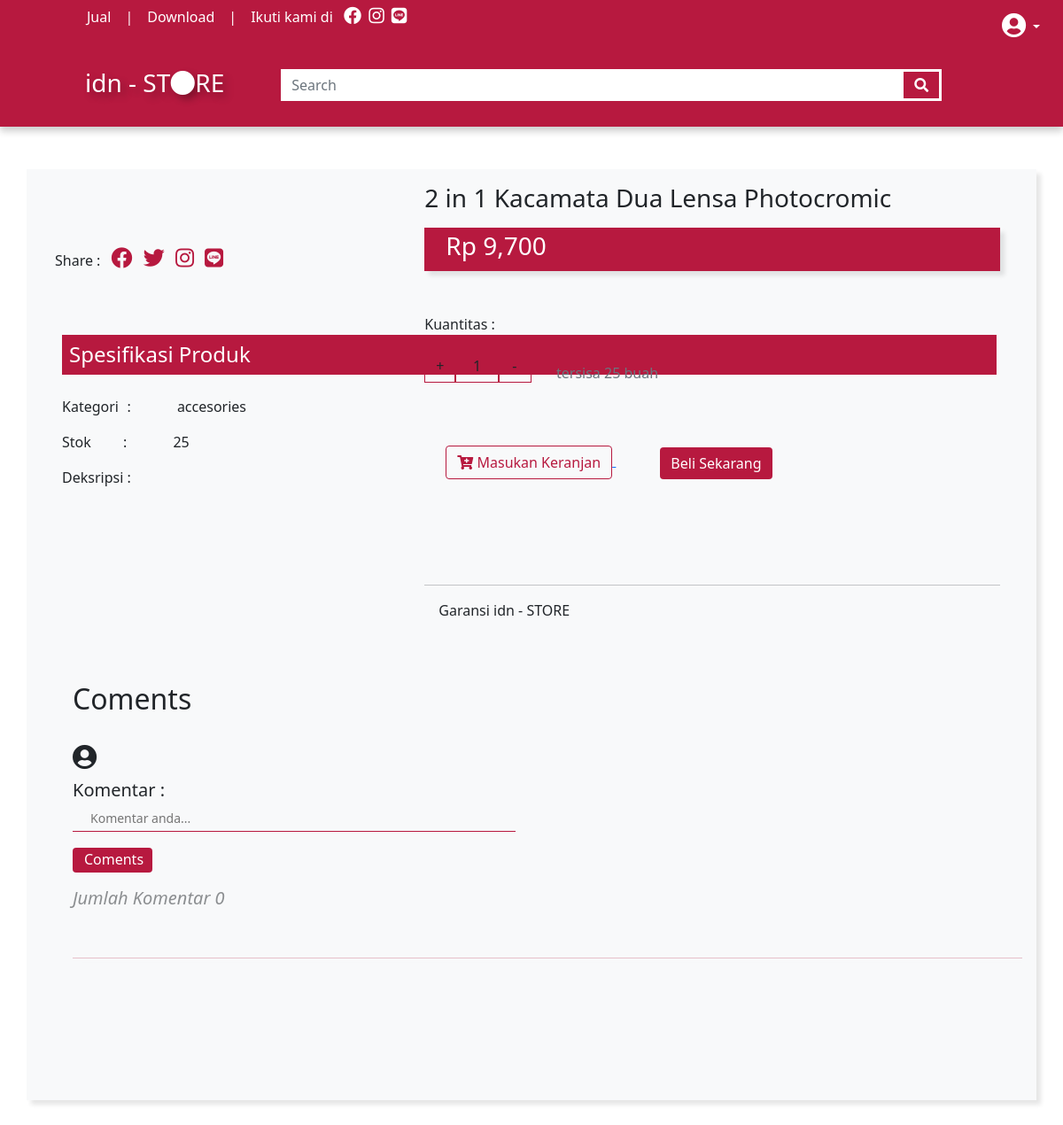
Screenshot of /detail.php?id=1 with the database file from the repository.
### tables this page shows
CREATE TABLE `produk` (
  `id` int(11) NOT NULL,
  `nama_produk` varchar(255) NOT NULL,
  `kategori` varchar(100) NOT NULL,
  `harga` int(100) NOT NULL,
  `stok` int(100) NOT NULL,
  `gambar` varchar(255) NOT NULL,
  `detail` text NOT NULL
);

### detail.php (the view, shortened to what this page needs)
<?php
require "koneksi.php";
if (isset($_GET["id"])) {
    $id = $_GET["id"];
    $querry = mysqli_query($conn, "SELECT * FROM produk WHERE id='$id'");
    $pecah = mysqli_fetch_assoc($querry);
}
if (isset($_GET["id"])) {
    $idb = $_GET["id"];
}
$jkt = mysqli_query($conn, "SELECT * FROM coments WHERE id_barang = '$idb'");
$jumlah = mysqli_num_rows($jkt);
?>
<!DOCTYPE html>
<html lang="en">
<head>
    <link href="https://cdn.jsdelivr.net/npm/bootstrap@5.0.0-beta2/dist/css/bootstrap.min.css" rel="stylesheet">
    <link rel="stylesheet" href="https://pro.fontawesome.com/releases/v5.10.0/css/all.css" />
    <link rel="stylesheet" href="style/style.css">
</head>
<body>
    <nav class="navbar navbar-expand-lg navbar-light bg-primary">
        <div class="sm pt-1">
            <ul class="navbar-nav">
                <li class="nav-item">
                    <a class="nav-link" href="#">Jual</a>
                </li>
                <li class="nav-item">
                    <a class="nav-link" href="#">|</a>
                </li>
                <li class="nav-item">
                    <a class="nav-link" href="#">Download</a>
                </li>
                <li class="nav-item">
                    <a class="nav-link" href="#">|</a>
                </li>
                <li class="nav-item">
                    <a class="nav-link" href="#">Ikuti kami di
                        <i class="fab fa-facebook ms-2 me-1 fs-5"></i>
                        <i class="fab fa-instagram me-1 fs-5"></i>
                        <i class="fab fa-line fs-5"></i>
                    </a>
                </li>
            </ul>
        </div>
        <div class="container-fluid ps-5 pt-5 pb-3" id="nav">
            <a class="navbar-brand ps-5 fs-3 pt-3" href="index.php">idn - ST<i class="fa fa-circle"></i>RE</a>
            <div class="collapse navbar-collapse" id="navbarNav">
                <form method="post" action="cari.php" class="d-flex ms-5 pt-3">
                    <input class="form-control" name="keyword" type="search" placeholder="Search" aria-label="Search">
                    <button class="btn fa fa-search" name="cari" type="submit"></button>
                </form>
                <div class="dropdown">
                    <button style="text-transform: capitalize;" class="btn text-white dropdown-toggle" type="button" id="dropdownMenuButton1" data-bs-toggle="dropdown" aria-expanded="false">
                        <?= $_SESSION["username"] ?> &emsp14;&emsp14;<i class="fa fa-user-circle fs-3" style="position: relative; top: 3px;"></i>
                    </button>
                </div>
            </div>
        </div>
    </nav>
    <section id="detail">
        <div class="container bg-light p-3 mt-5 mb-5">
            <div class="row">
                <div class="col-md-4 me-2">
                    <div class="shre mt-5 ps-3" style="color: #b7193f;">
                        <span class="text-dark">Share :</span>
                        <i class="fab fa-facebook ps-2 fs-4"></i>
                        <i class="fab fa-twitter ps-2 fs-4"></i>
                        <i class="fab fa-instagram ps-2 fs-4"></i>
                        <i class="fab fa-line ps-2 fs-4"></i>
                    </div>
                    <div class="detil pt-5 ps-4 text-jusify text-dark" style="width: 430px;">
                        <h4 class="p-2 mt-4 text-white" style="width: 1055px; background-color: #b7193f;">Spesifikasi Produk</h4>
                        <p class="mt-4">Kategori &emsp13;:
                            <span class="ps-5"><?= $pecah["kategori"] ?></span>
                        </p>
                        <p>Stok &emsp13;&emsp13;&emsp13;&emsp13;&emsp13;&emsp13;:
                            <span class="ms-4 ps-4"><?= $pecah["stok"] ?></span>
                        </p>
                        <p>Deksripsi :</p>
                    </div>
                </div>
                <div class="col-md-6 ms-5 text-dark">
                    <h3><?= $pecah["nama_produk"] ?></h3>
                    <div class="container-fluid p-1 ps-4 mt-3 mb-3 text-white">
                        <h3>Rp <?= number_format($pecah["harga"]) ?></h3>
                    </div>
                    <div class="qty mt-5">
                        <p>Kuantitas :</p>
                        <button class="btn border-dark bdr-nn">+</button>
                        <span class="btn border-dark bdr-nn" style="width: 50px; margin-left: -5px;">1</span>
                        <button class="btn border-dark bdr-nn" style="width: 38px; margin-left: -6px;">-</button>
                        <span class="ms-4 text-secondary" style="position: relative; top: 10px;">tersisa <?= $pecah["stok"] ?> buah</span>
                    </div>
                    <div class="beli mt-5 ms-4 pb-5">
                        <a href="beli.php">
                            <button class="btn btn-outline-primary"> <i class="fas fa-cart-plus"></i> Masukan Keranjan</button>
                        </a>
                        <a href="beli.php" style="position: relative; left: 50px; top: 25px;">
                            <button class="btn btn-primary mb-5">Beli Sekarang</button>
                        </a>
                    </div>
                    <hr class="mt-5" style="width: 650px;">
                    <p class="ps-3">Garansi idn - STORE </p>
                </div>
                <div class="fs-2 text-dark pt-5 ps-5" id="coments">
                    <p>Coments</p>
                    <i class="fas fa-user-circle pe-1 fs-3 text-dark"></i>
                    <form method="post">
                        <label for="komentar" class="fs-5">
                            Komentar : <br>
                            <input type="text" placeholder="Komentar anda..." id="komentar" name="komentar">
                        </label>
                        <input type="submit" name="kirim" class="btn btn-primary d-block mt-3" value="Coments">
                    </form>
                    <em class="fs-5 pt-2" style="opacity: .5;">Jumlah Komentar <?= $jumlah ?></em>
                    <hr class=" mt-5 container">
                </div>
                <div class="text-dark pt-5 mt-5 pb-3 mb-3 w-100 ps-5">
                </div>
            </div>
        </div>
    </section>
</body>
</html>

### style/style.css (style rules this page uses)
.bg-primary { background-color: #b7193f !important; }
.navbar { box-shadow: 0 5px 8px rgba(0, 0, 0, .2); }
.navbar-brand { color: white !important; display: inline-block;text-shadow: 5px 5px 8px rgba(0, 0, 0, .3); }
nav form input { width: 700px !important; outline: none !important; border: none !important; box-shadow: none !important; border-radius: 0px !important; }
nav form button { border: 3px solid white !important; border-radius: 0px !important; color: white !important; }
.nav-link { color: white !important; }
.sm { position: absolute; top: -5px; left: 90px; }
.sm ul li a { color: white !important; }
.container { background-color: #b7193f; box-shadow: 5px 5px 5px rgba(0, 0, 0, .1); color: white; }
.bdr-nn { border-radius: 0px !important; }
#detail .container-fluid { background-color: #b7193f; box-shadow: 5px 5px 5px rgba(0, 0, 0, .1); width: 650px; }
.btn-primary { background-color: #b7193f; border: #b7193f; }
.btn-outline-primary { border-color: #b7193f; color: #b7193f; }
.border-dark { border-color: #b7193f !important; }
.dropdown { position: absolute; top: 5px; left: 1110px; }
.dropdown button { box-shadow: none !important; outline: none !important; }
#coments input[type="text"] { border-bottom: 1px solid #b7193f !important; padding-left: 20px; font-size: 14px; height: 30px; width: 500px; border: none; background-color: transparent; }
#coments input[type="submit"] { width: 90px !important; padding: 1px 3px 3px 6px; }

### rows the page displays
produk: kategori "accesories", stok "25", nama_produk "2 in 1 Kacamata Dua Lensa Photocromic", harga "9,700"

### other values shown
$jumlah "0"
